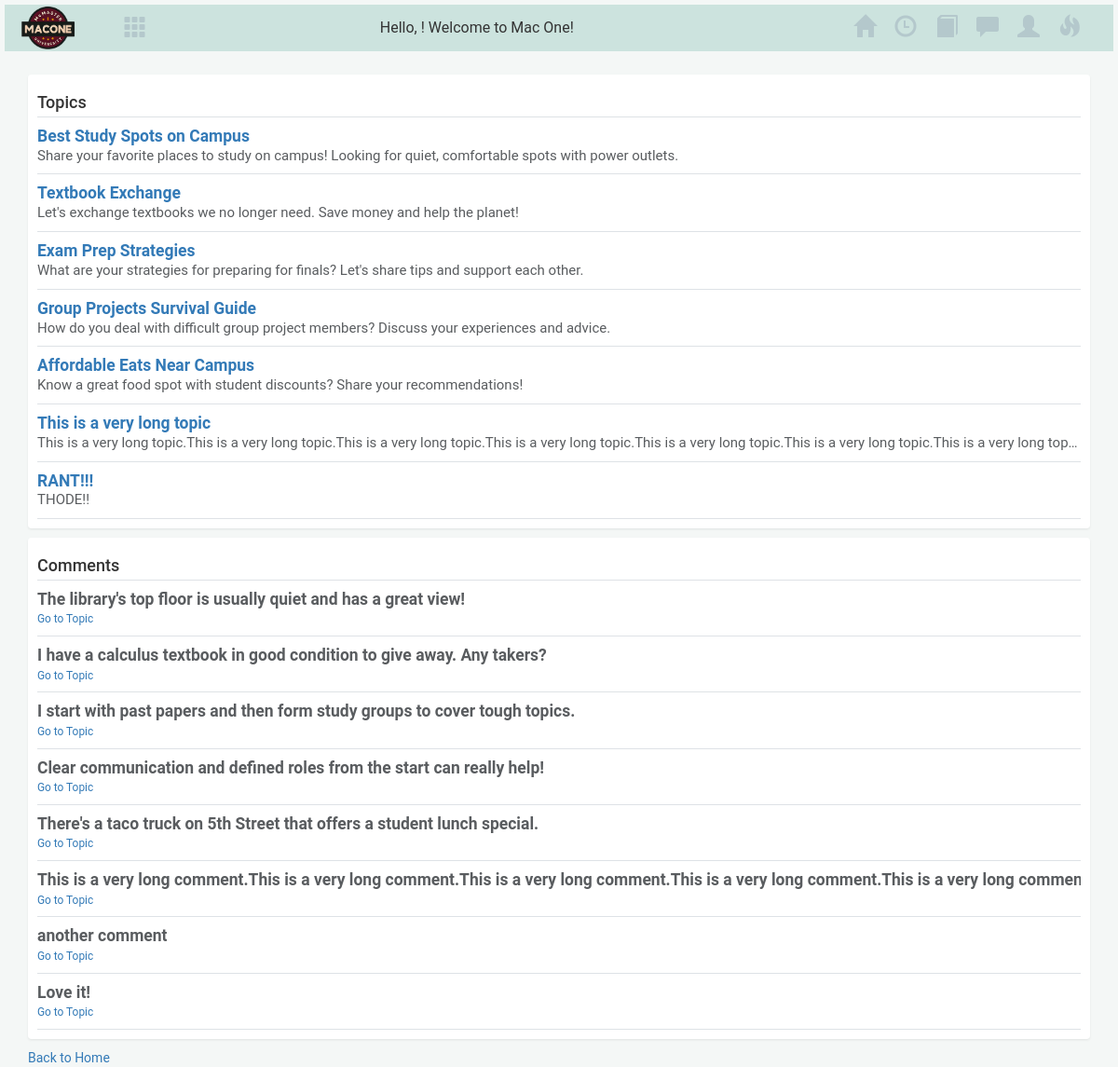
Before: /search_forum with the older database file.
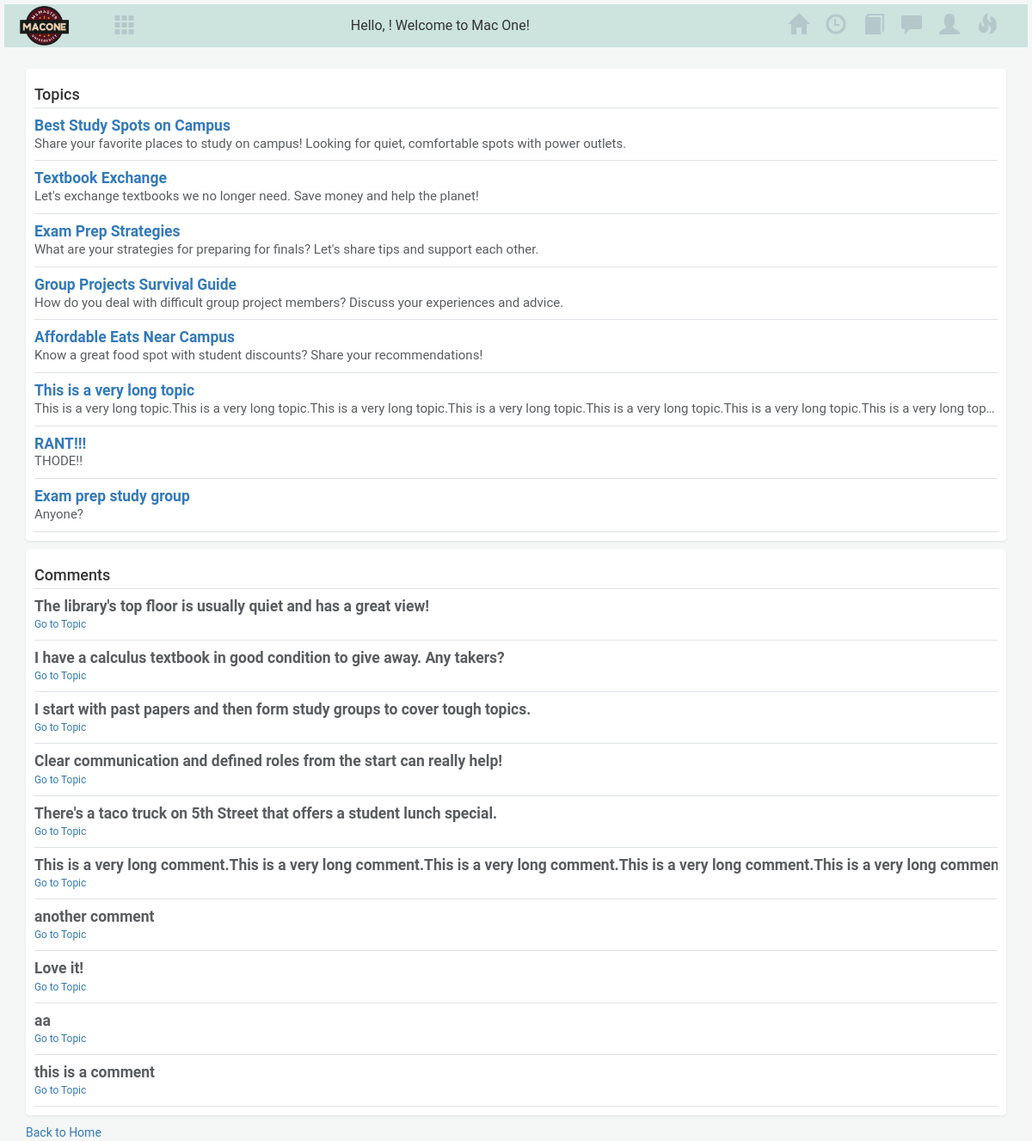
After: the same page with the newer database file.
### helper.py (models this page shows)
class Topic(db.Model):
    id = db.Column(db.Integer, primary_key=True)
    title = db.Column(db.String(80), nullable=False)
    description = db.Column(db.String(120))
    userId = db.Column(db.Integer, db.ForeignKey("user.userId"))

class Comment(db.Model):
    id = db.Column(db.Integer, primary_key=True)
    text = db.Column(db.String, nullable=False)
    topicId = db.Column(db.Integer, db.ForeignKey("topic.id"))
    userId = db.Column(db.Integer, db.ForeignKey("user.userId"))

### app.py (the view)
@app.route("/search_forum")
def search():
    query = request.args.get("query", "")
    matching_topics = Topic.query.filter(
        Topic.title.contains(query) | Topic.description.contains(query)
    ).all()
    matching_comments = Comment.query.filter(
        Comment.text.contains(query)
    ).all()
    results = {"topics": matching_topics, "comments": matching_comments}
    return render_template(
        "search_forum_results.html",
        results=results,
        query=query,
        userId=userId,
    )

### templates/search_forum_results.html (shortened to what this page needs)
<!doctype html>
<html lang="en">
    <head>
        <link href="https://cdn.jsdelivr.net/npm/bootstrap@5.3.2/dist/css/bootstrap.min.css" rel="stylesheet">
        <link rel="stylesheet" type="text/css" href="{{ url_for('static', filename='style.css') }}" />
        <link rel="stylesheet" href="http://maxcdn.bootstrapcdn.com/bootstrap/3.3.7/css/bootstrap.min.css">
        <link rel="stylesheet" href="https://cdnjs.cloudflare.com/ajax/libs/font-awesome/4.7.0/css/font-awesome.min.css">
        <link rel="stylesheet" type="text/css" href="{{ url_for('static', filename='task.css') }}" />
      </head>
<body>
  {% include 'header.html' %}
  <div class="container my-4 truncate topicpage">
    <div class="my-3 p-3 bg-body rounded shadow-sm">
        <h4 class="border-bottom pb-2 mb-0">Topics</h4>
        {% for topic in results.topics %}
        <div class="d-flex text-muted pt-3">
          <div class="pb-3 mb-0 small lh-sm border-bottom w-100">
            <div class="d-flex justify-content-between">
              <strong class="text-gray-dark truncate">
                <a href="/forum/topic/{{ topic.id }}">{{ topic.title }}</a>
              </strong>
            </div>
            <span class="d-block truncate">{{ topic.description }}</span>
          </div>
        </div>
        {% else %}
        <p>No matching topics found.</p>
        {% endfor %}
      </div>
      <div class="my-3 p-3 bg-body rounded shadow-sm">
        <h4 class="border-bottom pb-2 mb-0">Comments</h4>
        {% for comment in results.comments %}
        <div class="d-flex text-muted pt-3 truncate">
          <div class="pb-3 mb-0 small lh-sm border-bottom w-100">
            <strong class="text-gray-dark truncate">
              {{ comment.text }}
            </strong>
            <a href="/forum/topic/{{ comment.topicId }}" class="d-block mt-1">Go to Topic</a>
          </div>
        </div>
        {% else %}
        <p>No matching comments found.</p>
        {% endfor %}
      </div>
    <a href="{{ url_for('forum_page') }}">Back to Home</a>
  </div>
</body>
</html>

Changed rows visible on the page:
added Topic: title "Exam prep study group", description "Anyone?"
added Comment: text "aa"
added Comment: text "this is a comment"
